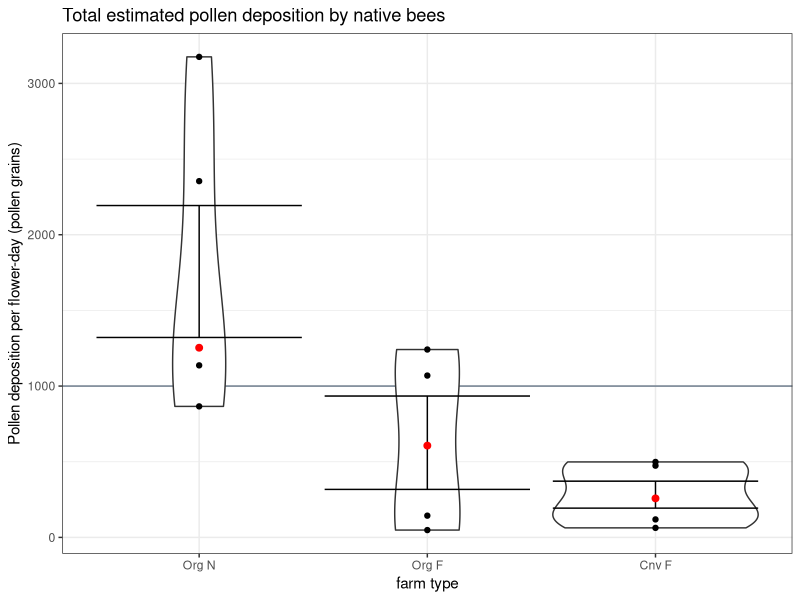
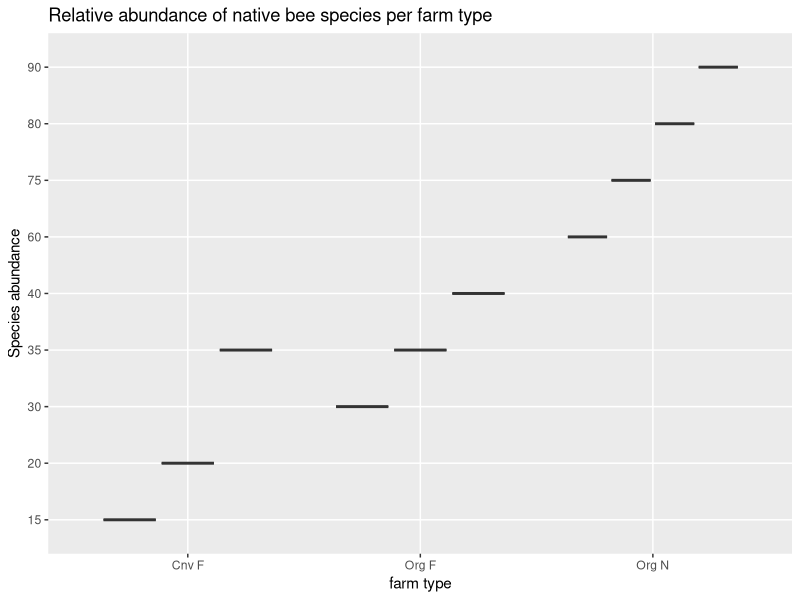
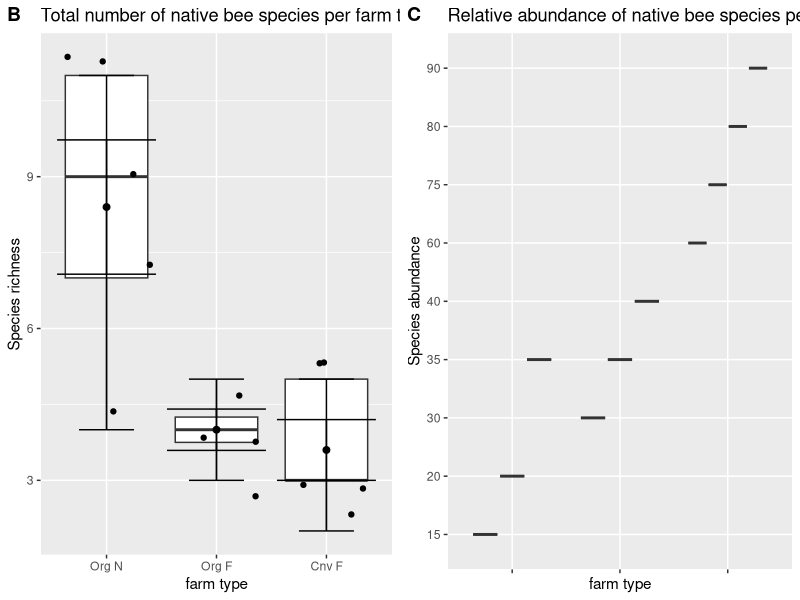

These charts were generated, in order, by the following R code:
## ---- chunk 1
# Loading in necessary packages
suppressPackageStartupMessages(library(dplyr))
suppressPackageStartupMessages(library(ggplot2))
suppressPackageStartupMessages(library(ggpubr))

# Reading in the data 
watermelon <- read.csv("watermelon.csv")
head(watermelon)

# Grouping the different farm types
watermelon$farm_type <- paste(watermelon$management, watermelon$prox_habitat)

# Re-organizing the data frame
watermelon <- watermelon[order(watermelon$farm_type),]
watermelon_org <- watermelon %>%
  select(farm_type, Pollen_deposition, Mean_visits, Richness)

# Violin plot of Pollen deposition by farm type 
 a <- watermelon %>%
  ggplot(aes(x = reorder(farm_type, -Pollen_deposition), y = Pollen_deposition)) + 
    geom_hline(yintercept = 1000, color = "slategray4") +
    geom_violin() + geom_point() + geom_errorbar(stat = "summary") + 
    stat_summary(fun.y = median, geom = "point", size = 2, color = "red") +
    ggtitle("Total estimated pollen deposition by native bees") +  
       ylab("Pollen deposition per flower-day (pollen grains)") +  
       xlab("farm type") + theme_bw() 
 a

## ---- chunk 2

# Graphing species richness
b <- watermelon_org %>% 
ggplot(aes(x = reorder(farm_type, -Richness), y = Richness)) +
  geom_boxplot() + geom_jitter() +
  ggtitle("Total number of native bee species per farm type") +  
       ylab("Species richness") +  xlab("farm type") +  
  stat_boxplot(aes(farm_type, Richness), 
    geom ='errorbar', linetype=1, width=0.5) +  
  stat_summary(fun = mean, geom ="point", size=2) + 
  stat_summary(fun.data = mean_se, geom = "errorbar") 

# Simulating the data for native bee abundance 
# CF farm type 
bee1 <- rep(c("native", "introduced"), c(20,80))
random_sample1 <- sample(c("native", "introduced"), size = 20, replace = TRUE, prob = c(0.2,0.8))
table(random_sample1)

# OF farm type
bee2 <- rep(c("native", "introduced"), c(30,70))
random_sample2 <- sample(c("native", "introduced"), size = 20, replace = TRUE, prob = c(0.3,0.7))
table(random_sample2)

# ON farm type 
bee3 <- rep(c("native", "introduced"), c(80,20))
random_sample3 <- sample(c("native", "introduced"), size = 20, replace = TRUE, prob = c(0.8,0.2))
table(random_sample3)

# Adding the simulated data to the existing .csv file
watermelon_org$Abundance <- c("35", "20", "20", "15", "15",
                              "30", "30", "35", "40",
                              "90", "80", "90", "60", "75")

# Converting from character to factor to allow for graphing
watermelon_org$Abundance <- as.factor(watermelon_org$Abundance)

# Graphing the relative abundance
c <- watermelon_org %>% 
ggplot(aes(x = reorder(farm_type, -Abundance), y = Abundance)) +
  geom_boxplot() + 
  ggtitle("Relative abundance of native bee species per farm type") +  
       ylab("Species abundance") +  xlab("farm type") 
c

# Combining species richness and abundance plots ###
ggarrange(b, c + rremove("x.text"),
          labels = c("B", "C"),
          ncol = 2)
